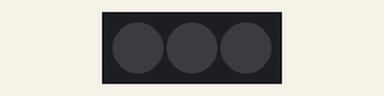
Recording of a sketch running on a simulated Arduino Uno, built with avr-gcc and run on an emulated ATmega328P. Parts: 3 RGB LEDs in strip order, left to right. Random numbers use the default seed unless the sketch sets one.

Above: at 0.1 s.
Timing chart, 0 to 40.0 s (numbered marks = the images above):
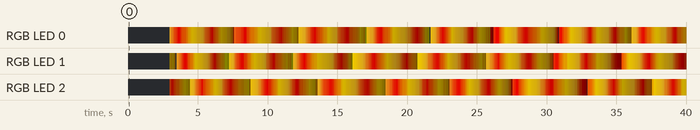

The sketch:

flames.ino
```cpp
#define FASTLED_INTERNAL
#include <FastLED.h>

#define LED_PIN     0
#define COLOR_ORDER GRB
#define CHIPSET     WS2811
#define NUM_LEDS    3

#define BRIGHTNESS  200
#define FRAMES_PER_SECOND 20

bool gReverseDirection = false;

CRGB leds[NUM_LEDS];
uint8_t colorIndex[NUM_LEDS];
uint8_t brightness[NUM_LEDS];
uint8_t cDirection[NUM_LEDS];
uint8_t bDirection[NUM_LEDS];

CRGBPalette16 currentPalette;
TBlendType    currentBlending;


void setup() {
  delay(3000); // sanity delay
  FastLED.addLeds<CHIPSET, LED_PIN, COLOR_ORDER>(leds, NUM_LEDS).setCorrection( TypicalLEDStrip );
  FastLED.setBrightness( BRIGHTNESS );

  // This first palette is the basic 'black body radiation' colors,
  // which run from black to red to bright yellow to white.
  // gPal = HeatColors_p;

  // These are other ways to set up the color palette for the 'fire'.
  // First, a gradient from black to red to yellow to white -- similar to HeatColors_p
  currentPalette = CRGBPalette16(CRGB::Red, CRGB::Goldenrod, CRGB::Gold, CRGB::OrangeRed);
  currentBlending = LINEARBLEND;

  for (int i = 0 ; i < NUM_LEDS; ++i) {
    colorIndex[i] = random8();
  }
  for (int i = 0 ; i < NUM_LEDS; ++i) {
    brightness[i] = random8();
  }
  for (int i = 0 ; i < NUM_LEDS; ++i) {
    cDirection[i] = random8();
  }
  for (int i = 0 ; i < NUM_LEDS; ++i) {
    bDirection[i] = random8();
  }

}

void loop()
{
  for (uint8_t i = 0; i < NUM_LEDS; ++i) {
    leds[i] = ColorFromPalette(currentPalette, colorIndex[i], brightness[i], currentBlending);

    uint8_t cChange = random8();
    if (cChange > 100) { cDirection[i] = random(8); }
    uint8_t bChange = random8();
    if (bChange > 100) { bDirection[i] = random(8); }

    colorIndex[i] += ((random8() / 20) * ((cDirection[i] > 128) ? 1 : -1 ));
    brightness[i] += ((random8() / 40) * ((bDirection[i] > 128) ? 1 : -1 ));
  }

  FastLED.show(); // display this frame
  FastLED.delay(1000 / FRAMES_PER_SECOND);
}
```
